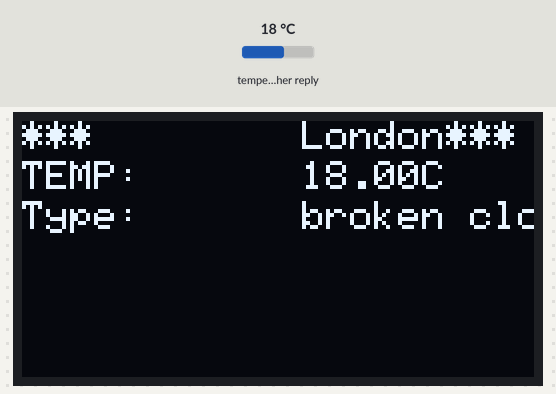
A sketch run on a simulated ESP8266 (NodeMCU). Shown: 128×64 one-colour display. The inputs (shaded band) are chosen by the test bench; at power-on: temperature in the weather reply 18 °C. WiFi joins after 1.5 s; servers stay silent unless stated; web services answer with replies made up by the test bench; what the sketch prints to the serial monitor is not drawn.

Above: at 12.5 s.

The sketch:

sketch_dec28a.ino
```cpp
#include <ArduinoJson.h>
#include <ESP8266WiFi.h>
#include <Wire.h>
#include <SPI.h>
#include <Adafruit_GFX.h>
#include <Adafruit_SSD1306.h>

//Define Variables
#define OLED_MOSI   13 //D1
#define OLED_CLK   14 //D0
#define OLED_DC    12 //DC
#define OLED_CS    15 //CS
#define OLED_RESET 2//RES
Adafruit_SSD1306 display(OLED_MOSI, OLED_CLK, OLED_DC, OLED_RESET, OLED_CS);

const char* ssid     = "88888";           // insert your SSID
const char* password = "12345678";   // insert your password

WiFiClient client;

const char* server = "api.openweathermap.org";  // server's address
const char* resource = "/data/2.5/weather?id=1668341&units=metric&APPID=7f9abc6839ab446bf8d5894bdae77685"; // insert your API key

char response[600]; // this fixed sized buffers works well for this project using the NodeMCU.

void setup(){
    // initialize serial
    Serial.begin(115200);
    Serial.print("system start... ");
    while(!Serial){
        delay(100);
        }

    // initialize WiFi
    WiFi.begin(ssid, password);

    while (WiFi.status() != WL_CONNECTED) {
    delay(500);
    }
  display.begin(SSD1306_SWITCHCAPVCC);
  display.clearDisplay();
  display.setTextWrap(false);
  display.setTextColor(WHITE);
  display.setTextSize(2);
  display.setCursor(0,10);
  display.print("start");
  display.display();
}


void loop(){

        // connect to server
        bool ok = client.connect(server, 80);
        bool beginFound = false;

        while(!ok){
            Serial.print(".");
            delay(500);
        }

        delay(500);

        //Send request to resource
        client.print("GET ");
        client.print(resource);
        client.println(" HTTP/1.1");
        client.print("Host: ");
        client.println(server);
        client.println("Connection: close");
        client.println();

        delay(100);

        //Reading stream and remove headers
        client.setTimeout(10000);

        bool ok_header = ok_header = client.find("\r\n\r\n");

        while(!ok_header){
        // wait
        }

        client.readBytes(response, 800);

        // uncomment line below to see data received for debugging purposes or just fun
        // Serial.println(response);

        // process JSON
        DynamicJsonBuffer jsonBuffer;

        // But.....make sure the stream header is valid
        // Sometime OWM includes invalid data after the header
        // Parsing fails if this data is not removed

        if(int(response[0]) != 123){
            Serial.println("Wrong start char detected");
        int i = 0;
        while(!beginFound){
            if(int(response[i]) == 123){ // check for the "{"
            beginFound = true;
            Serial.print("{ found at ");
            Serial.println(i);
            }
            i++;
        }

            int eol = sizeof(response);
            Serial.print("Length = ");
            Serial.println(eol);


            //restructure by shifting the correct data
            Serial.println("restructure");
            for(int c=0; c<(eol-i); c++){
                response[c] = response[((c+i)-1)];
                Serial.print(response[c]);
            }

            Serial.println("Done...");


            }


        JsonObject& root = jsonBuffer.parseObject(response);

        if (!root.success()) {
        Serial.println("JSON parsing failed!");
        }
        else {
        //Serial.println("JSON parsing worked!");
        }

        const char* location = root["name"];
        const char* weather = root["weather"][0]["description"];
        double temp = root["main"]["temp"];

        // Print data to Serial
        Serial.print("*** ");
        Serial.print(location);
        Serial.println(" ***");
        Serial.print("Type: ");
        Serial.println(weather);
        Serial.print("Temp ");
        Serial.print(temp);
        Serial.println("C");
        Serial.println("----------");

       display.clearDisplay();
       display.setTextColor(WHITE);
       display.setTextSize(1);
       display.setCursor(0,0);
       display.print("*** ");
       display.setTextSize(1);
       display.setCursor(70,0);
       display.print(location);
       display.print("***");
       display.setTextSize(1);
       display.setCursor(0,10);
       display.print("TEMP: ");
       display.setTextSize(1);
       display.setCursor(70,10);
       display.print(temp);
       display.print("C ");
       display.setTextSize(1);
       display.setCursor(0,20);
       display.print("Type: ");
       display.setTextSize(1);
       display.setCursor(70,20);
       display.print(weather);
       display.print(" ");
       display.display();
        client.stop(); // disconnect from server

        for(int x=0; x<10; x++){ // wait for new connection with progress indicator
            Serial.print(".");
            delay(99999); // the OWM free plan API does NOT allow more then 60 calls per minute
        }

        Serial.println("");

    }
```
